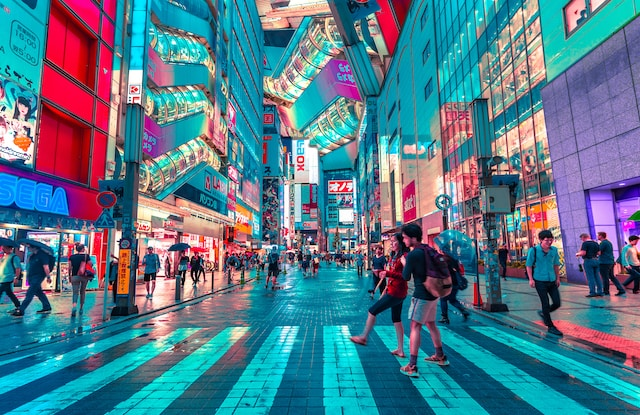
#> input picture Photos/tokyo.jpg, 640 x 415 px
$ python transformations.py
#> lines starting #> are read from the running program, lines starting #| are printed output that depends on the picture
import cv2 as cv
import numpy as np

img = cv.imread("Photos/tokyo.jpg")
#> img is the input picture: shape (415, 640, 3); mean B, G, R 140.5, 122.1, 85

cv.imshow("OG Image", img)


## Translation  (shifting the img in x & y directions)
def translate(img, x, y):
#> called with x = -100, y = -100
    transMat = np.float32([[1, 0, x], [0, 1, y]])
    dimensions = (img.shape[1], img.shape[0])  ## 1 is the width & 0 is the height
#> dimensions = (640, 415)
    return cv.warpAffine(img, transMat, dimensions)
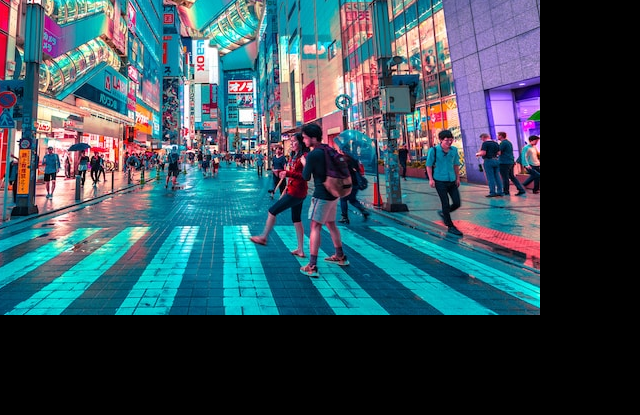
#> returned value: shape (415, 640, 3); mean of channels 0, 1, 2 89.2, 78.6, 54.7; drawn as B, G, R

## The height of the image is stored at the index 0.
## The width of the image is stored at index 1.
## The number of channels in the image is stored at index 2.

## -x -> left
## -y -> up
##  x -> right
##  y -> down

translated = translate(img, -100, -100)
cv.imshow("Translated", translated)


## Rotation
def rotate(img, angle, rotPoint=None):
#> called with angle = 90
    (height, width) = img.shape[
        :2
    ]  ## :2 takes the first two values of the shape height & width
#> height = 415; width = 640
    if rotPoint is None:
        rotPoint = (width // 2, height // 2)
#> rotPoint = (320, 207)
    rotMat = cv.getRotationMatrix2D(rotPoint, angle, 1.0)
    dimensions = (width, height)
#> dimensions = (640, 415)
    return cv.warpAffine(img, rotMat, dimensions)
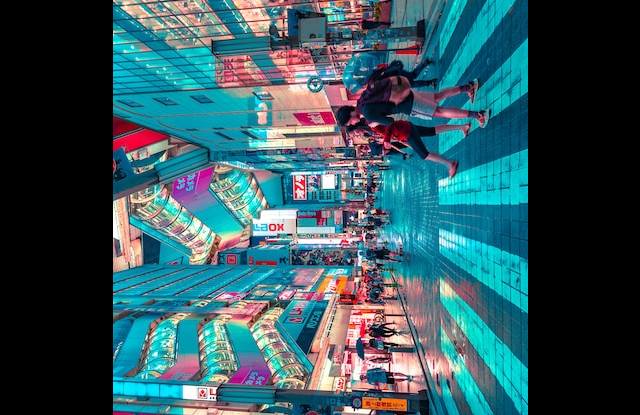
#> returned value: shape (415, 640, 3); mean of channels 0, 1, 2 92.1, 84.5, 51.3; drawn as B, G, R


rotated = rotate(img, 90)
cv.imshow("Rotated", rotated)


## Resizing
resized = cv.resize(img, (500, 400), interpolation=cv.INTER_CUBIC)
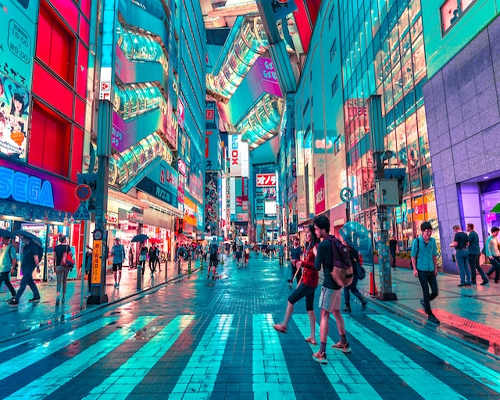
#> resized: shape (400, 500, 3); mean B, G, R 140.4, 122.1, 85
cv.imshow("Resized", resized)


## Flipping
flip = cv.flip(
    img, 1
)  ## 0 to flip horizontally, 1 to flip vertically, -1 to flip in both directions
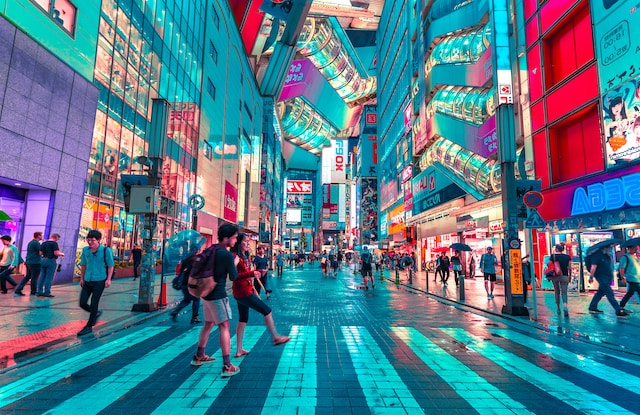
#> flip: shape (415, 640, 3); mean B, G, R 140.5, 122.1, 85
cv.imshow("Flipped", flip)


## Cropping
cropped = img[220:330, 375:485]
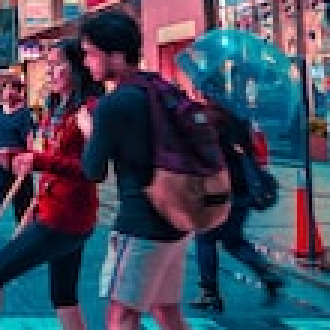
#> cropped: shape (110, 110, 3) (shown 3 times larger); mean B, G, R 91.3, 72.1, 67.9
cv.imshow("Cropped", cropped)

cv.waitKey(0)
